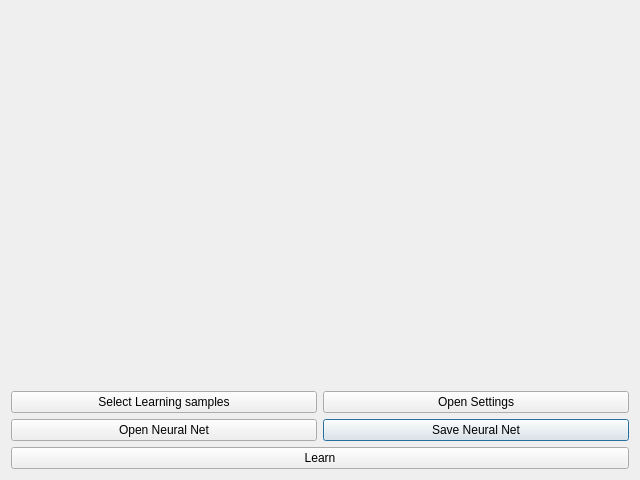
<?xml version="1.0" encoding="UTF-8"?>
<ui version="4.0">
 <class>DialogNN</class>
 <widget class="QDialog" name="DialogNN">
  <property name="geometry">
   <rect>
    <x>0</x>
    <y>0</y>
    <width>640</width>
    <height>480</height>
   </rect>
  </property>
  <property name="windowTitle">
   <string>Dialog</string>
  </property>
  <layout class="QVBoxLayout" name="verticalLayout">
   <item>
    <widget class="QCustomPlot" name="widget_NNError" native="true">
     <property name="minimumSize">
      <size>
       <width>0</width>
       <height>350</height>
      </size>
     </property>
     <property name="sizeIncrement">
      <size>
       <width>0</width>
       <height>350</height>
      </size>
     </property>
    </widget>
   </item>
   <item>
    <layout class="QGridLayout" name="gridLayout">
     <item row="1" column="1">
      <widget class="QPushButton" name="pushButton_SaveNN">
       <property name="text">
        <string>Save Neural Net</string>
       </property>
      </widget>
     </item>
     <item row="0" column="1">
      <widget class="QPushButton" name="pushButton_Settings">
       <property name="text">
        <string>Open Settings</string>
       </property>
      </widget>
     </item>
     <item row="1" column="0">
      <widget class="QPushButton" name="pushButton_OpenNN">
       <property name="text">
        <string>Open Neural Net</string>
       </property>
      </widget>
     </item>
     <item row="0" column="0">
      <widget class="QPushButton" name="pushButton_SelectSamples">
       <property name="text">
        <string>Select Learning samples</string>
       </property>
      </widget>
     </item>
    </layout>
   </item>
   <item>
    <widget class="QPushButton" name="pushButton_Learn">
     <property name="text">
      <string>Learn</string>
     </property>
    </widget>
   </item>
  </layout>
  <action name="actionAbort">
   <property name="text">
    <string>Abort</string>
   </property>
   <property name="shortcut">
    <string>Ctrl+C</string>
   </property>
  </action>
 </widget>
 <customwidgets>
  <customwidget>
   <class>QCustomPlot</class>
   <extends>QWidget</extends>
   <header>qcustomplot.h</header>
   <container>1</container>
  </customwidget>
 </customwidgets>
 <resources/>
 <connections/>
</ui>
